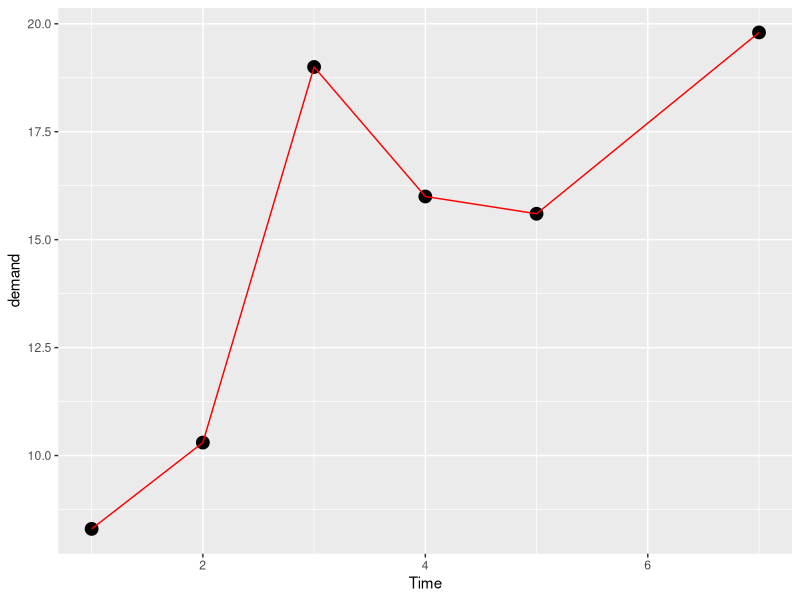
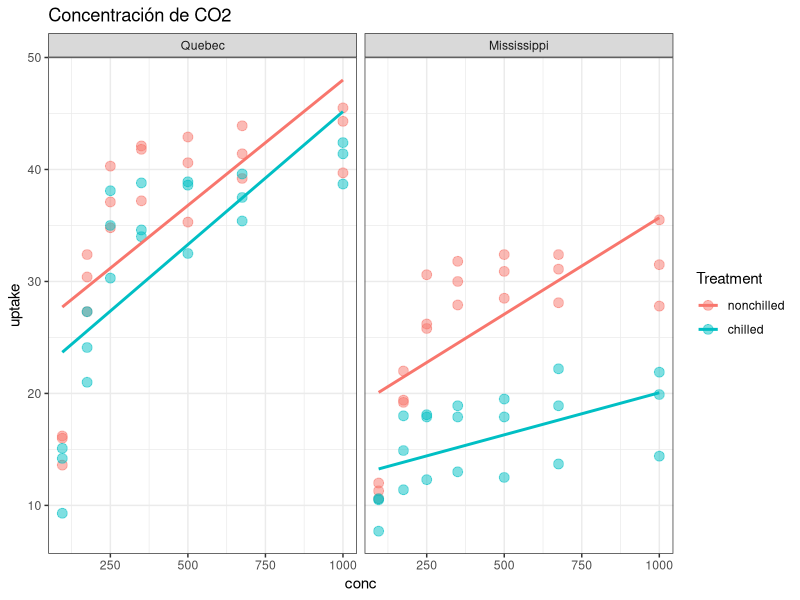
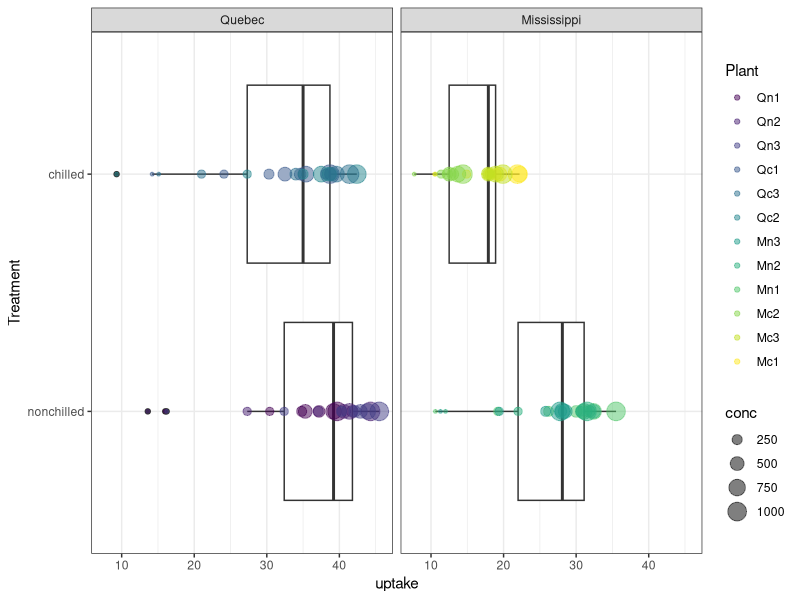
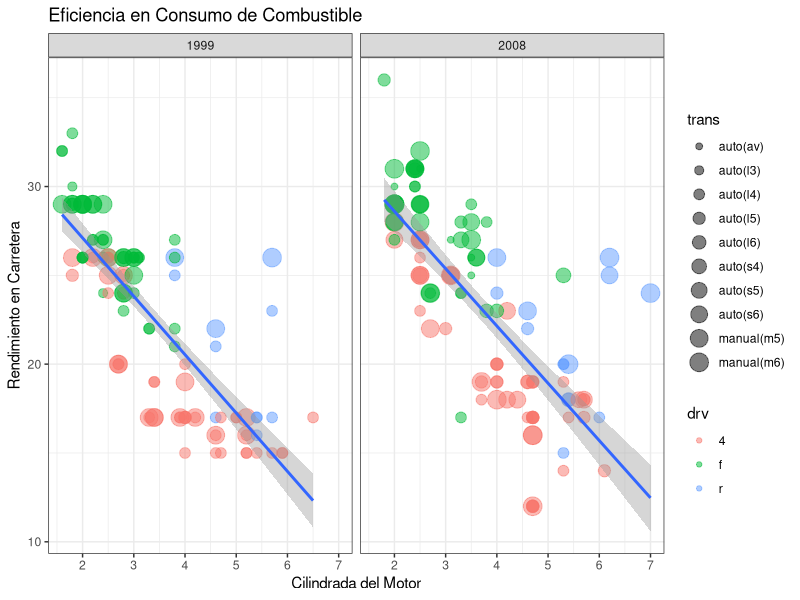

Reproduce these figures in R, in order.
# Creando un diagrama de puntos con ggplot
data()
library(tidyverse)
# Trabajando con BOD
BOD 
ggplot(
  data = BOD,
  mapping = aes(x=Time,
                y=demand))+
  geom_point(size=4)+
  geom_line(colour="red")
# Trabajando con la BD CO2 
View (CO2)
tail(CO2)

names(CO2)

CO2 %>% 
  ggplot(aes(conc, uptake,
             colour=Treatment))+
  geom_point(size=3, alpha=0.5)+
  geom_smooth(method = lm, se=F)+
  facet_wrap(~Type)+
  labs(title = "Concentración de CO2")+
  theme_bw()

CO2 %>% 
  ggplot(aes(Treatment, uptake))+
  geom_boxplot()+
  geom_point(alpha=0.5, aes(size = conc,
                 color = Plant))+
  facet_wrap(~Type)+
  coord_flip()+
  theme_bw()

# Trabajando con la BD mpg

View (mpg)
mpg %>% 
  filter (cty < 25) %>% 
  ggplot(aes(displ, hwy))+
  geom_point(aes(color=drv,
                 size= trans),
             alpha=0.5)+
  geom_smooth(method = lm)+
  facet_wrap(~year, nrow=1)+
  labs(x="Cilindrada del Motor",
       y= "Rendimiento en Carretera",
       title= "Eficiencia en Consumo de Combustible")+
  theme_bw()
